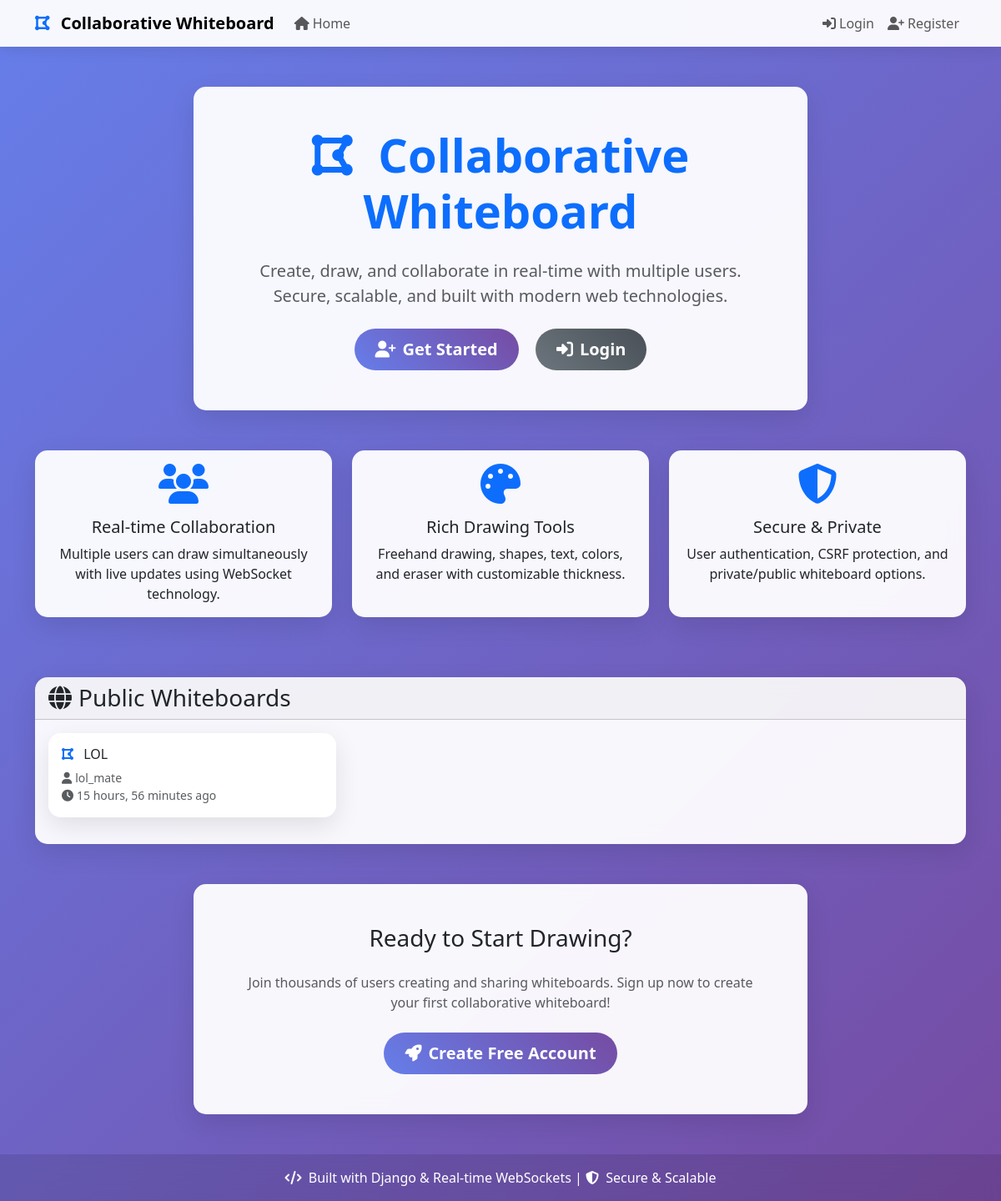
Before: / with the older database file.
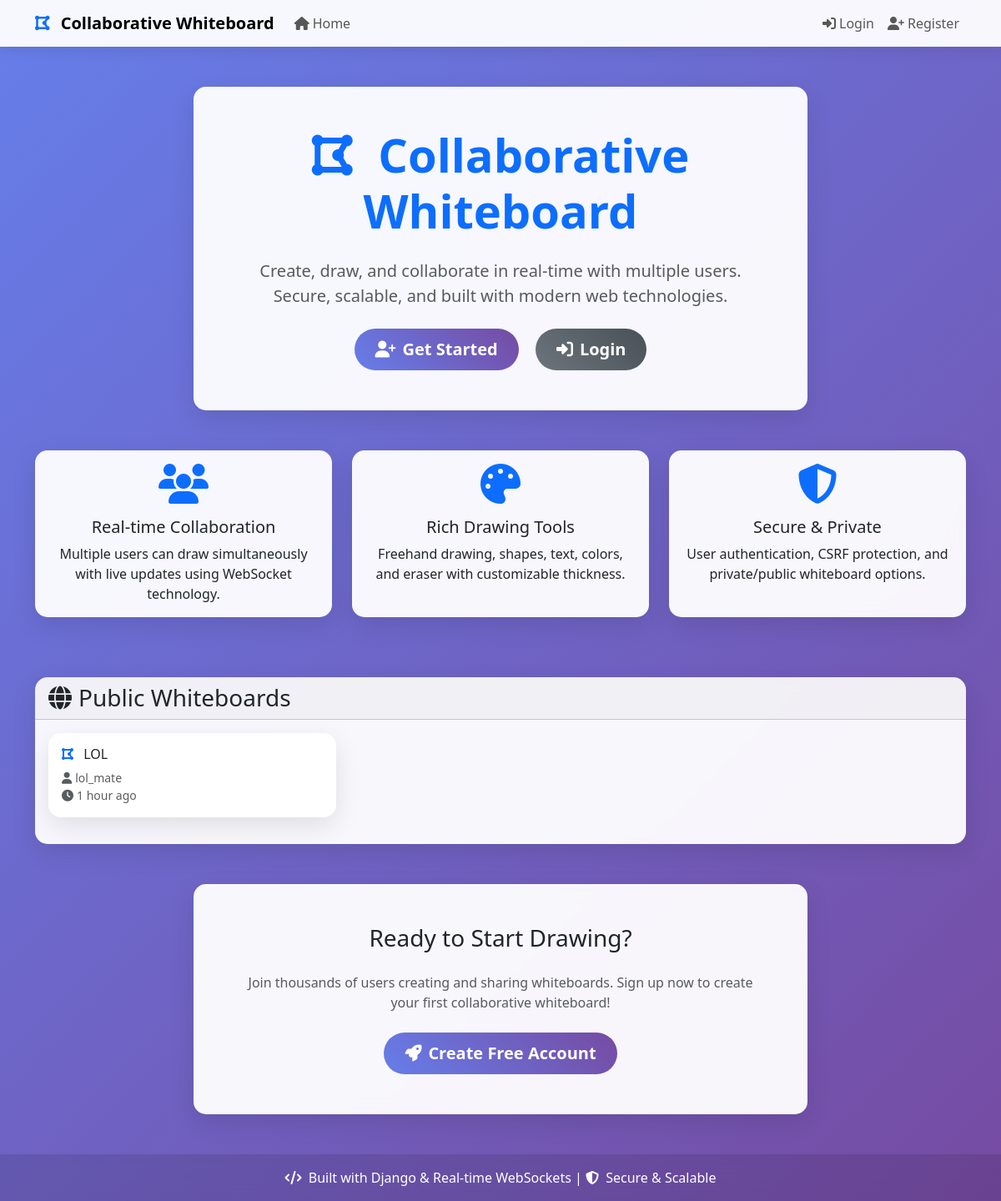
After: the same page with the newer database file.
### whiteboard/models.py (models this page shows, shortened)
class Whiteboard(models.Model):
    title = models.CharField(max_length=200, help_text="Title of the whiteboard")
    owner = models.ForeignKey(User, on_delete=models.CASCADE, related_name='whiteboards')
    data = models.JSONField(default=dict, help_text="Drawing data in JSON format")
    is_public = models.BooleanField(default=False, help_text="Whether the whiteboard is publicly accessible")
    created_at = models.DateTimeField(auto_now_add=True)
    updated_at = models.DateTimeField(auto_now=True)
    class Meta:
        ordering = ['-updated_at']

### whiteboard/views.py (the view)
# urls.py: path('', views.home, name='home'),
def home(request):
    public_whiteboards = Whiteboard.objects.filter(is_public=True)[:10]
    user_whiteboards = []
    if request.user.is_authenticated:
        user_whiteboards = Whiteboard.objects.filter(owner=request.user)[:10]
    context = {
        'public_whiteboards': public_whiteboards,
        'user_whiteboards': user_whiteboards,
    }
    return render(request, 'whiteboard/home.html', context)

### whiteboard/templates/whiteboard/home.html (shortened to what this page needs)
{% extends 'whiteboard/base.html' %}
{% block content %}
<div class="container mt-5">
    <div class="row mb-5">
        <div class="col-lg-8 mx-auto text-center">
            <div class="card">
                <div class="card-body p-5">
                    <h1 class="display-4 fw-bold text-primary mb-4">
                        <i class="fas fa-draw-polygon me-3"></i>
                        Collaborative Whiteboard
                    </h1>
                    <p class="lead text-muted mb-4">
                        Create, draw, and collaborate in real-time with multiple users.
                        Secure, scalable, and built with modern web technologies.
                    </p>
                    {% if user.is_authenticated %}
                        <a href="{% url 'whiteboard:create' %}" class="btn btn-primary btn-lg me-3">
                            <i class="fas fa-plus me-2"></i>Create New Whiteboard
                        </a>
                    {% else %}
                        <a href="{% url 'whiteboard:register' %}" class="btn btn-primary btn-lg me-3">
                            <i class="fas fa-user-plus me-2"></i>Get Started
                        </a>
                        <a href="{% url 'login' %}" class="btn btn-secondary btn-lg">
                            <i class="fas fa-sign-in-alt me-2"></i>Login
                        </a>
                    {% endif %}
                </div>
            </div>
        </div>
    </div>
    <div class="row mb-5">
        <div class="col-md-4 mb-4">
            <div class="card h-100">
                <div class="card-body text-center">
                    <i class="fas fa-users fa-3x text-primary mb-3"></i>
                    <h5 class="card-title">Real-time Collaboration</h5>
                    <p class="card-text">Multiple users can draw simultaneously with live updates using WebSocket technology.</p>
                </div>
            </div>
        </div>
        <div class="col-md-4 mb-4">
            <div class="card h-100">
                <div class="card-body text-center">
                    <i class="fas fa-palette fa-3x text-primary mb-3"></i>
                    <h5 class="card-title">Rich Drawing Tools</h5>
                    <p class="card-text">Freehand drawing, shapes, text, colors, and eraser with customizable thickness.</p>
                </div>
            </div>
        </div>
        <div class="col-md-4 mb-4">
            <div class="card h-100">
                <div class="card-body text-center">
                    <i class="fas fa-shield-alt fa-3x text-primary mb-3"></i>
                    <h5 class="card-title">Secure & Private</h5>
                    <p class="card-text">User authentication, CSRF protection, and private/public whiteboard options.</p>
                </div>
            </div>
        </div>
    </div>
    {% if public_whiteboards %}
        <div class="row mb-5">
            <div class="col-12">
                <div class="card">
                    <div class="card-header">
                        <h3 class="mb-0">
                            <i class="fas fa-globe me-2"></i>Public Whiteboards
                        </h3>
                    </div>
                    <div class="card-body">
                        <div class="row">
                            {% for whiteboard in public_whiteboards %}
                                <div class="col-md-6 col-lg-4 mb-3">
                                    <div class="card whiteboard-card h-100" onclick="location.href='{% url 'whiteboard:view' whiteboard.pk %}'">
                                        <div class="card-body">
                                            <h6 class="card-title text-truncate">
                                                <i class="fas fa-draw-polygon me-2 text-primary"></i>
                                                {{ whiteboard.title }}
                                            </h6>
                                            <p class="card-text text-muted small">
                                                <i class="fas fa-user me-1"></i>{{ whiteboard.owner.username }}<br>
                                                <i class="fas fa-clock me-1"></i>{{ whiteboard.updated_at|timesince }} ago
                                            </p>
                                        </div>
                                    </div>
                                </div>
                            {% endfor %}
                        </div>
                    </div>
                </div>
            </div>
        </div>
    {% endif %}
    {% if not user.is_authenticated %}
        <div class="row">
            <div class="col-lg-8 mx-auto">
                <div class="card">
                    <div class="card-body text-center p-5">
                        <h3 class="mb-4">Ready to Start Drawing?</h3>
                        <p class="text-muted mb-4">
                            Join thousands of users creating and sharing whiteboards.
                            Sign up now to create your first collaborative whiteboard!
                        </p>
                        <a href="{% url 'whiteboard:register' %}" class="btn btn-primary btn-lg">
                            <i class="fas fa-rocket me-2"></i>Create Free Account
                        </a>
                    </div>
                </div>
            </div>
        </div>
    {% endif %}
</div>
{% endblock %}

### whiteboard/templates/whiteboard/base.html (shortened to what this page needs)
<!DOCTYPE html>
<html lang="en">
<head>
    <link href="https://cdn.jsdelivr.net/npm/bootstrap@5.3.0/dist/css/bootstrap.min.css" rel="stylesheet">
    <link href="https://cdnjs.cloudflare.com/ajax/libs/font-awesome/6.4.0/css/all.min.css" rel="stylesheet">
</head>
<body class="d-flex flex-column">
    <nav class="navbar navbar-expand-lg navbar-light">
        <div class="container">
            <a class="navbar-brand fw-bold" href="{% url 'whiteboard:home' %}">
                <i class="fas fa-draw-polygon text-primary me-2"></i>
                Collaborative Whiteboard
            </a>
            <div class="collapse navbar-collapse" id="navbarNav">
                <ul class="navbar-nav me-auto">
                    <li class="nav-item">
                        <a class="nav-link" href="{% url 'whiteboard:home' %}">
                            <i class="fas fa-home me-1"></i>Home
                        </a>
                    </li>
                </ul>
                <ul class="navbar-nav">
                    {% if user.is_authenticated %}
                        <li class="nav-item dropdown">
                            <a class="nav-link dropdown-toggle" href="#" id="navbarDropdown" role="button" data-bs-toggle="dropdown">
                                <i class="fas fa-user me-1"></i>{{ user.username }}
                            </a>
                            <ul class="dropdown-menu">
                                <li><a class="dropdown-item" href="{% url 'logout' %}">
                                    <i class="fas fa-sign-out-alt me-1"></i>Logout
                                </a></li>
                            </ul>
                        </li>
                    {% else %}
                        <li class="nav-item">
                            <a class="nav-link" href="{% url 'login' %}">
                                <i class="fas fa-sign-in-alt me-1"></i>Login
                            </a>
                        </li>
                        <li class="nav-item">
                            <a class="nav-link" href="{% url 'whiteboard:register' %}">
                                <i class="fas fa-user-plus me-1"></i>Register
                            </a>
                        </li>
                    {% endif %}
                </ul>
            </div>
        </div>
    </nav>
    <main class="flex-grow-1">
        {% block content %}{% endblock %}
    </main>
    <footer class="footer text-center py-3 mt-5">
        <div class="container">
            <span class="text-white">
                <i class="fas fa-code me-1"></i>
                Built with Django & Real-time WebSockets |
                <i class="fas fa-shield-alt me-1"></i>
                Secure & Scalable
            </span>
        </div>
    </footer>
</body>
</html>

### whiteboard/templates/whiteboard/base.html (style rules this page uses)
body { background: linear-gradient(135deg, #667eea 0%, #764ba2 100%); min-height: 100vh; font-family: 'Segoe UI', Tahoma, Geneva, Verdana, sans-serif; }
.navbar { background: rgba(255, 255, 255, 0.95) !important; backdrop-filter: blur(10px); box-shadow: 0 2px 20px rgba(0, 0, 0, 0.1); }
.card { border: none; box-shadow: 0 10px 30px rgba(0, 0, 0, 0.1); border-radius: 15px; backdrop-filter: blur(10px); background: rgba(255, 255, 255, 0.95); }
.btn-primary { background: linear-gradient(45deg, #667eea, #764ba2); border: none; border-radius: 25px; padding: 10px 25px; font-weight: 600; transition: all 0.3s ease; }
.btn-secondary { background: linear-gradient(45deg, #6c757d, #495057); border: none; border-radius: 25px; padding: 10px 25px; font-weight: 600; }
.whiteboard-card { transition: all 0.3s ease; cursor: pointer; }
.footer { background: rgba(0, 0, 0, 0.1); backdrop-filter: blur(10px); margin-top: auto; }

Changed rows visible on the page:
changed Whiteboard "LOL": updated_at "15 hours, 56 minutes" → "1 hour"
